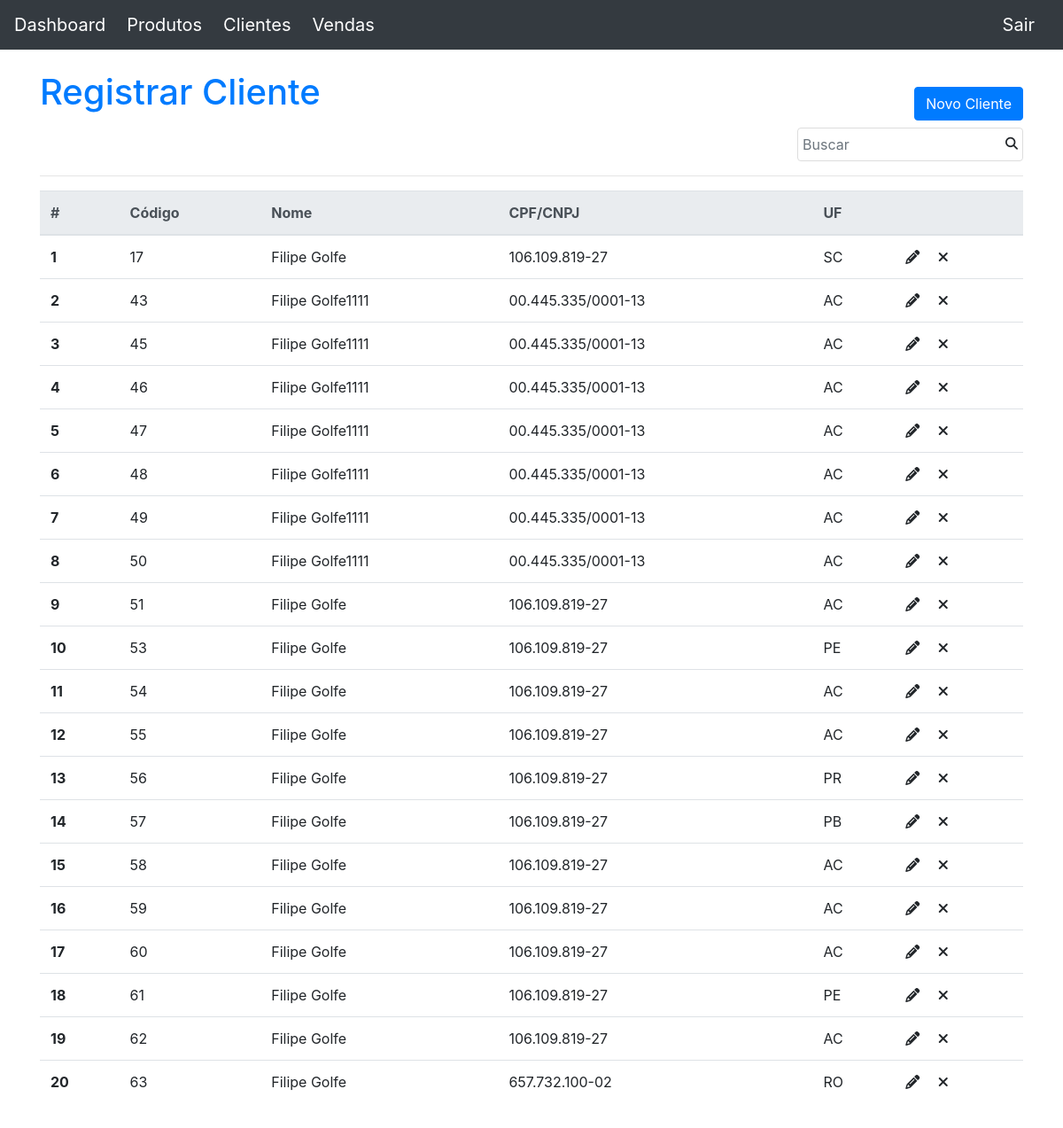
/crud/clientes.php (signed in), run on the app's committed database.
### tables this page shows
CREATE TABLE `tb_cliente` (
  `id_cliente` int(11) NOT NULL,
  `nome` varchar(50) DEFAULT NULL,
  `cep` varchar(9) DEFAULT NULL,
  `numero` int(11) DEFAULT NULL,
  `logradouro` varchar(50) DEFAULT NULL,
  `cidade` varchar(50) DEFAULT NULL,
  `limite_credito` float DEFAULT NULL,
  `cpf` varchar(14) DEFAULT NULL,
  `cnpj` varchar(18) DEFAULT NULL,
  `status` char(1) DEFAULT NULL,
  `id_uf` int(11) NOT NULL
);

CREATE TABLE `tb_uf` (
  `id_uf` int(11) NOT NULL,
  `descricao` varchar(2) DEFAULT NULL
);

### crud/clientes.php (the view, shortened to what this page needs)
<!DOCTYPE html>
<html lang="en">
<head>
    <link rel="stylesheet" href="https://stackpath.bootstrapcdn.com/bootstrap/4.1.3/css/bootstrap.min.css"
>
    <link rel="stylesheet" type="text/css" href="css/clientes.css">
</head>
<body>
    <nav class="navbar navbar-expand-lg navbar-light bg-dark">
        <div class="collapse navbar-collapse" id='navbarSupportedContent'>
            <ul class='navbar-nav mr-auto'>
                <li class='nav-item'><a class="navbar-brand text-white pr-2" href="#"
                        onclick="window.open('principal.php','_self');">Dashboard</a></li>
                <li class='nav-item'><a class="navbar-brand text-white pr-2" href="#"
                        onclick="window.open('produtos.php','_self');">Produtos</a></li>
                <li class='nav-item'><a class="navbar-brand text-white pr-2" href="#">Clientes</a></li>
                <li class='nav-item'><a class="navbar-brand text-white pr-2" href="#"
                        onclick="window.open('vendas.php','_self');">Vendas</a></li>
            </ul>
            <a class="navbar-brand text-white" href="#" onclick='window.open("../index.php","_self")'>Sair</a>
        </div>
    </nav>
    <Div class='container'>
        <div class='row'>
            <div class='col'>
                <h1 class='text-primary'>Registrar Cliente</h1>
            </div>
            <div class='col grid'>
                <button type="button" class="btn btn-primary" id='modalClientes' data-toggle="modal"
                    data-target=".bd-example-modal-lg"onclick='limpaModal();'>Novo Cliente</button>
            </div>
        </div>
        <div class='row justify-content-end'>
        <div class='col-6 col-sm-3 mt-2'>
                <input type='number' name='codigoCliente' id='codigoCliente' placeholder="Buscar" class='form-control'
                    maxlength='7' oninput="maxLengthCheck(this)">
                <div id="lupa"></div>
            </div>
        </div>
        <hr>
        <div class='table-responsive'>
        <table class="table table-hover">
            <thead class="thead-light table-striped">
                <tr>
                    <th scope="col">#</th>
                    <th scope="col">Código</th>
                    <th scope="col">Nome</th>
                    <th scope="col">CPF/CNPJ</th>
                    <th scope="col">UF</th>
                    <th scope="col"></th>
                </tr>
            </thead>
            <tbody id='clientes'>
            <?php
            include ('../conexao.php');
            $SQL = "select cli.id_cliente,cli.nome,cli.cpf,cli.cnpj,uf.descricao,cli.status from tb_cliente cli inner join tb_uf uf on cli.id_uf = uf.id_uf";
            $RS = mysqli_query($conexao,$SQL);
            $i = 1;
            while ($row = mysqli_fetch_assoc($RS)){
                if(empty($row['cpf'])){
                    $pessoa = 'cnpj';
                }else{
                    $pessoa = 'cpf';
                }
                if($row['status'] == 'I'){
                    $inativo = "style='opacity:0.5'";
                }else{
                    $inativo = "style='opacity:1'";
                }
                echo "<tr ".$inativo.">
                <th>$i</th>
                <td>" . $row["id_cliente"] . "</td>
                <td>" . $row["nome"] . "</td>
                <td>" . $row["$pessoa"] ."</td>
                <td>" . $row["descricao"] . "</td>
                <td><i class='fas fa-pencil-alt'onclick='editaCliente(". $row["id_cliente"] .");'style='cursor:pointer'></i>
                <i class='fas fa-times ml-3'onclick='excluiCliente(". $row["id_cliente"] .");'style='cursor:pointer'></i></td>
                </tr>";
                $i++;
             };
             ?>
            </tbody>
        </table>
        </div>
    </Div>
</body>
</html>

### crud/css/clientes.css (style rules this page uses)
.grid { display:grid; place-items: end; }
.table-responsive { height: 70vh; overflow-y: auto; }
#codigoCliente { border:#ddd solid 1px; float:left; padding:5px 20px 5px 5px; }
#lupa { float:left; margin:3px 0px 0px -20px; margin-top: 0.3rem; }
#lupa:after { font-family:FontAwesome; font-size:14px; content:"\f002"; }

### data on the page
tb_cliente: id_cliente "17", nome "Filipe Golfe", cpf "106.109.819-27", id_uf.descricao "SC"
tb_cliente: id_cliente "43", nome "Filipe Golfe1111", cnpj "00.445.335/0001-13", id_uf.descricao "AC"
tb_cliente: id_cliente "45", nome "Filipe Golfe1111", cnpj "00.445.335/0001-13", id_uf.descricao "AC"
tb_cliente: id_cliente "46", nome "Filipe Golfe1111", cnpj "00.445.335/0001-13", id_uf.descricao "AC"
tb_cliente: id_cliente "47", nome "Filipe Golfe1111", cnpj "00.445.335/0001-13", id_uf.descricao "AC"
tb_cliente: id_cliente "48", nome "Filipe Golfe1111", cnpj "00.445.335/0001-13", id_uf.descricao "AC"
tb_cliente: id_cliente "49", nome "Filipe Golfe1111", cnpj "00.445.335/0001-13", id_uf.descricao "AC"
tb_cliente: id_cliente "50", nome "Filipe Golfe1111", cnpj "00.445.335/0001-13", id_uf.descricao "AC"
tb_cliente: id_cliente "51", nome "Filipe Golfe", cpf "106.109.819-27", id_uf.descricao "AC"
tb_cliente: id_cliente "53", nome "Filipe Golfe", cpf "106.109.819-27", id_uf.descricao "PE"
tb_cliente: id_cliente "54", nome "Filipe Golfe", cpf "106.109.819-27", id_uf.descricao "AC"
tb_cliente: id_cliente "55", nome "Filipe Golfe", cpf "106.109.819-27", id_uf.descricao "AC"
tb_cliente: id_cliente "56", nome "Filipe Golfe", cpf "106.109.819-27", id_uf.descricao "PR"
tb_cliente: id_cliente "57", nome "Filipe Golfe", cpf "106.109.819-27", id_uf.descricao "PB"
tb_cliente: id_cliente "58", nome "Filipe Golfe", cpf "106.109.819-27", id_uf.descricao "AC"
tb_cliente: id_cliente "59", nome "Filipe Golfe", cpf "106.109.819-27", id_uf.descricao "AC"
tb_cliente: id_cliente "60", nome "Filipe Golfe", cpf "106.109.819-27", id_uf.descricao "AC"
tb_cliente: id_cliente "61", nome "Filipe Golfe", cpf "106.109.819-27", id_uf.descricao "PE"
tb_cliente: id_cliente "62", nome "Filipe Golfe", cpf "106.109.819-27", id_uf.descricao "AC"
tb_cliente: id_cliente "63", nome "Filipe Golfe", cpf "657.732.100-02", id_uf.descricao "RO"
